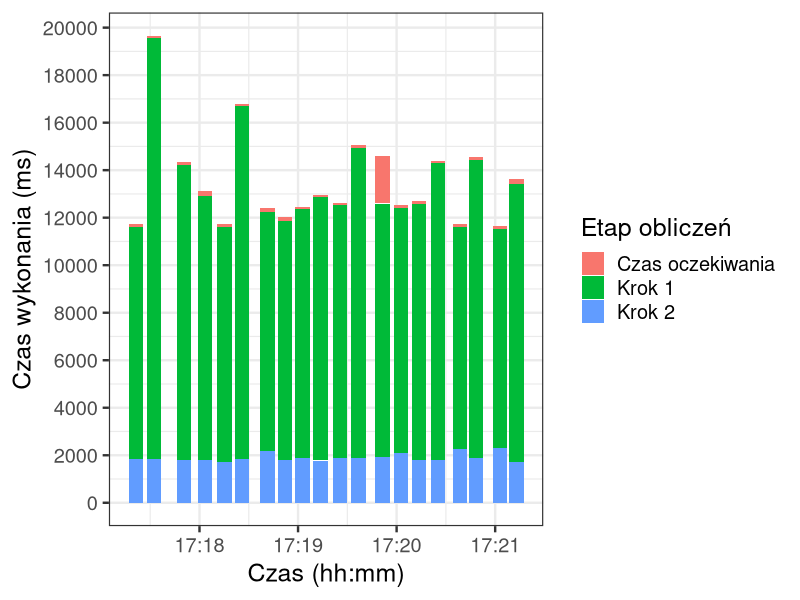

Write the R code that produced this figure.
library("ggplot2")
library("scales")

png(filename="aws-data-intensive-100mb-barplot.png", width=800, height=600)

dat = read.csv("barplot.csv")
dat$time = as.POSIXct(dat$time, format = "%Y-%m-%dT%H:%M:%OSZ")
#dat$name= factor(dat$name,levels=sort(levels(dat$name), TRUE))

ggplot(dat, aes(time, duration)) +
geom_bar(stat="identity", aes(fill=name)) +
theme(plot.margin = unit(c(1,1,1,1), "cm")) + theme_bw(base_size=18) +
scale_y_continuous(breaks=pretty_breaks(n=10)) +
labs(x = "Czas (hh:mm)", y = "Czas wykonania (ms)", fill = "Etap obliczeń")
